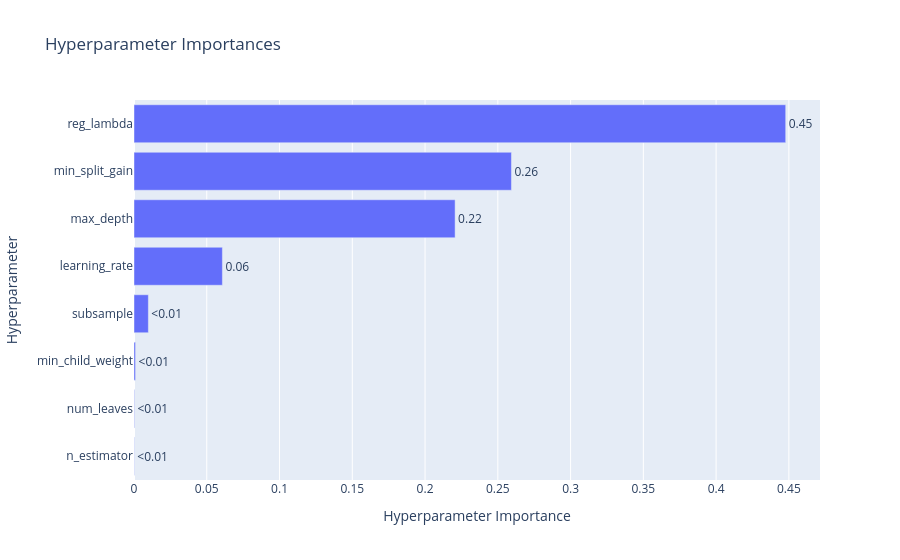

The notebook cell saved with this chart:
### Code cell
optuna.visualization.plot_param_importances(study)

### Figure 1 — Plotly figure (JSON) as saved in the notebook; plotly's stock layout.template omitted (floating-point values rounded to 4 significant figures)
{"data": [{"cliponaxis": false, "hovertemplate": ["n_estimator (IntDistribution): 0.00018549610924144627<extra></extra>", "num_leaves (IntDistribution): 0.00031551257572344477<extra></extra>", "min_child_weight (IntDistribution): 0.0010533634796193374<extra></extra>", "subsample (FloatDistribution): 0.00987018499630014<extra></extra>", "learning_rate (FloatDistribution): 0.060736934165914545<extra></extra>", "max_depth (IntDistribution): 0.22065560482972643<extra></extra>", "min_split_gain (FloatDistribution): 0.2593596192877009<extra></extra>", "reg_lambda (FloatDistribution): 0.4478232845557736<extra></extra>"], "name": "Objective Value", "orientation": "h", "text": ["<0.01", "<0.01", "<0.01", "<0.01", "0.06", "0.22", "0.26", "0.45"], "textposition": "outside", "type": "bar", "x": [0.0001855, 0.0003155, 0.001053, 0.00987, 0.06074, 0.2207, 0.2594, 0.4478], "y": ["n_estimator", "num_leaves", "min_child_weight", "subsample", "learning_rate", "max_depth", "min_split_gain", "reg_lambda"]}], "layout": {"title": {"text": "Hyperparameter Importances"}, "xaxis": {"title": {"text": "Hyperparameter Importance"}}, "yaxis": {"title": {"text": "Hyperparameter"}}}}
